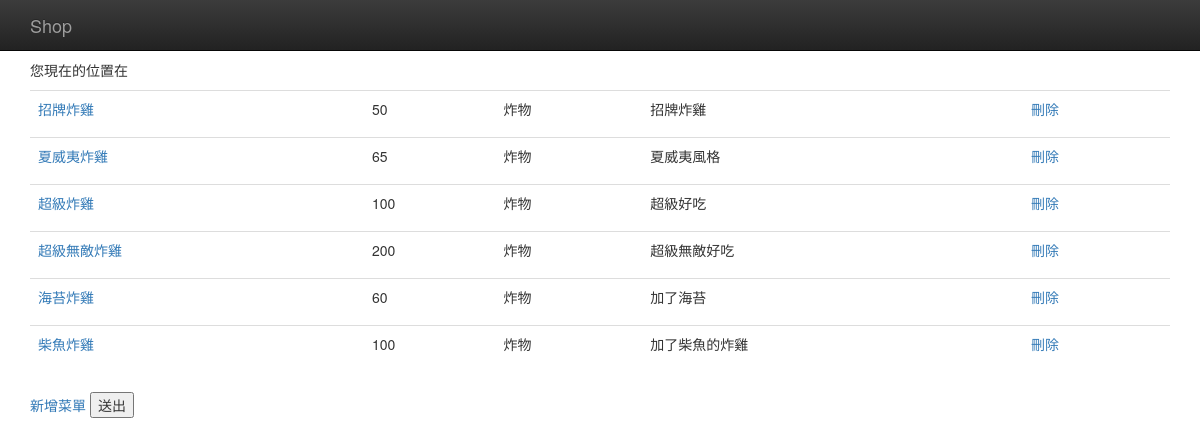
Page /manage_menu/ (signed in) on the committed database.
### restaurants/models.py (models this page shows)
class Food(models.Model):
	name=models.CharField(max_length=50)
	price=models.DecimalField(max_digits=4,decimal_places=0)
	ingredient=models.CharField(max_length=1000)
	comment=models.CharField(max_length=200)
	restaurant=models.ForeignKey(Restaurant)

### restaurants/views.py (the view)
# urls.py: url(r'^manage_menu/$',manage_menu),
def manage_menu(request):
	current_user=request.user
	id=current_user.id
	u=User.objects.get(id=id)
	restaurant=Restaurant.objects.get(owner=u)
	return render_to_response('manage_menu.html',RequestContext(request,locals()))

### restaurants/templates/manage_menu.html (shortened to what this page needs)
<!DOCTYPE html>
<html>
<head>
	<link rel="stylesheet" href="https://maxcdn.bootstrapcdn.com/bootstrap/3.3.1/css/bootstrap.min.css">
	<link rel="stylesheet" href="https://maxcdn.bootstrapcdn.com/bootstrap/3.3.1/css/bootstrap-theme.min.css">
</head>
<body>
	<nav class="navbar navbar-inverse navbar-fixed-top" role="navigation">
		<div class="container">
			<div class="navbar-header">
				<a class="navbar-brand" href="/index/">Shop</a>
			</div>
		</div>
	</nav>
	<br>
	<br>
	<br>
	<div class="container">
		<p>您現在的位置在{{path}}</p>
		{% if request.user.is_authenticated %}
			<form action="" method="post"> {% csrf_token%}
				<table class="table">
					{%if restaurant.food_set.all %}
						{%for f in restaurant.food_set.all %}
							<tr>
								<td>
									<a href="/manage_menu_data/{{f.id}}/"><p>{{f.name}}</p></a>
								</td>
								<td>
									{{f.price}}
								</td>
								<td>
									{{f.ingredient}}
								</td>
								<td>
									{{f.comment}}
								</td>
								<td>
									<a href="/delete_menu/{{f.id}}/">刪除</a>
								</td>
							</tr>
						{% endfor %}
					{%else%}
						<p>目前沒有任何菜單</p>
					{%endif%}
				</table>
				<a href="/new_menu/">新增菜單</a>
				<input type="submit" name="" value="送出">
			</form>
		{% endif %}
	</div>
</body>
</html>

### rows in the picture
Food: name "招牌炸雞", price "50", ingredient "炸物", comment "招牌炸雞"
Food: name "夏威夷炸雞", price "65", ingredient "炸物", comment "夏威夷風格"
Food: name "超級炸雞", price "100", ingredient "炸物", comment "超級好吃"
Food: name "超級無敵炸雞", price "200", ingredient "炸物", comment "超級無敵好吃"
Food: name "海苔炸雞", price "60", ingredient "炸物", comment "加了海苔"
Food: name "柴魚炸雞", price "100", ingredient "炸物", comment "加了柴魚的炸雞"
